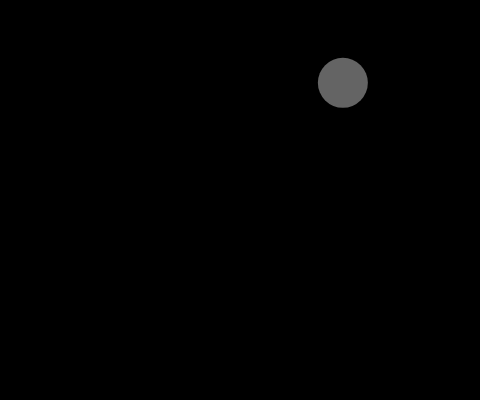
Frame 1 (no input)
Frame 60 (no input): identical to frame 1, image omitted
Frame 120 (the mouse pressed at the canvas centre since frame 60): identical to frame 1, image omitted

The p5.js sketch that drew this single still picture (run headless with seeded random() and noise() and a simulated clock; from frame 60 on, the mouse is pressed at the canvas centre):

// p5.js sketch
// ── sketch.js
var myX;
var myY;
var mySize;
var myTargetX;
var myTargetY;

function setup () {
 	createCanvas(480, 400);
 	mySize = 50;
   	myX = random(width);
	myY = random(height);
	myTargetX = myX;
	myTargetY = myY;
	
	stroke(255);
	noStroke();
}

function draw() {
	background(0);
	var xDifferent = myTargetX - myX;
	var yDifferent = myTargetY - myY;
	var speeeeeed = 0.1;
	myX = myX + xDifferent * speeeeeed;
	myY = myY + yDifferent * speeeeeed;

	fill(100);

	ellipse(myX, myY, mySize, mySize);
}

function mouseClicked() {
	myTargetX = mouseX;
	myTargetY = mouseY;
}
